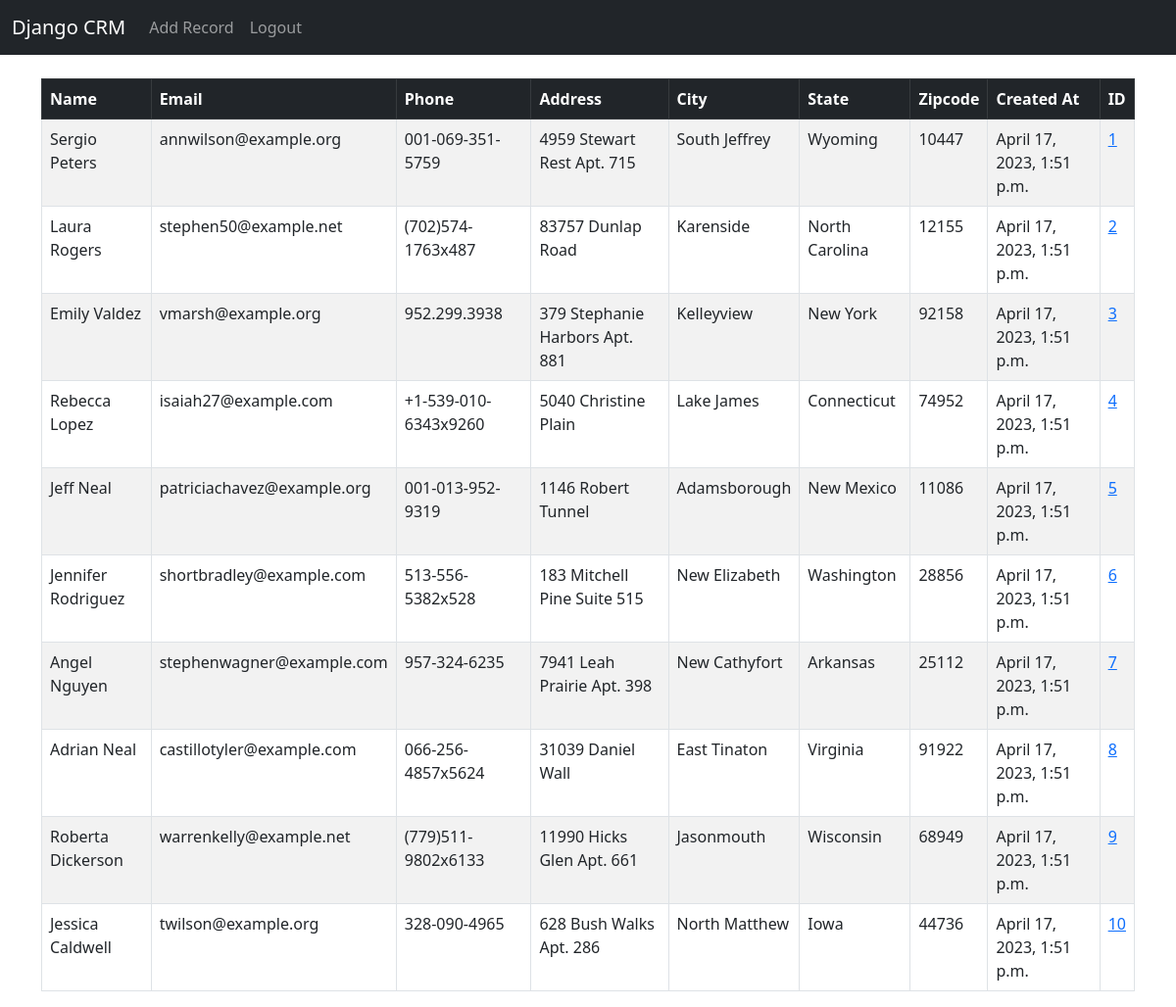
The app's page / (signed in) with its own data.
### website/models.py (models this page shows, shortened)
class Record(models.Model):
	created_at = models.DateTimeField(auto_now_add=True)
	first_name = models.CharField(max_length=50)
	last_name =  models.CharField(max_length=50)
	email =  models.CharField(max_length=100)
	phone = models.CharField(max_length=15)
	address =  models.CharField(max_length=100)
	city =  models.CharField(max_length=50)
	state =  models.CharField(max_length=50)
	zipcode =  models.CharField(max_length=20)

### website/views.py (the view)
# urls.py: path('', views.home, name='home'),
def home(request):
	records = Record.objects.all()
	if request.method == 'POST':
		username = request.POST['username']
		password = request.POST['password']
		user = authenticate(request, username=username, password=password)
		if user is not None:
			login(request, user)
			messages.success(request, "You Have Been Logged In!")
			return redirect('home')
		else:
			messages.success(request, "There Was An Error Logging In, Please Try Again...")
			return redirect('home')
	else:
		return render(request, 'home.html', {'records':records})

### website/templates/home.html (shortened to what this page needs)
{% extends 'base.html' %}
{% block content %}
{% if user.is_authenticated %}
<table class="table table-striped table-hover table-bordered">
  <thead class="table-dark">
    <tr>
      <th scope="col">Name</th>
      <th scope="col">Email</th>
      <th scope="col">Phone</th>
      <th scope="col">Address</th>
      <th scope="col">City</th>
      <th scope="col">State</th>
      <th scope="col">Zipcode</th>
      <th scope="col">Created At</th>
      <th scope="col">ID</th>
    </tr>
  </thead>
  <tbody>
{% if records %}
	{% for record in records %}
		<tr>
			<td>{{ record.first_name }} {{ record.last_name }}</td>
			<td>{{ record.email }}</td>
			<td>{{ record.phone }}</td>
			<td>{{ record.address }}</td>
			<td>{{ record.city }}</td>
			<td>{{ record.state }}</td>
			<td>{{ record.zipcode }}</td>
			<td>{{ record.created_at }}</td>
			<td><a href="{% url 'record' record.id %}">{{ record.id }}</a></td>
		</tr>
	{% endfor %}
{% endif %}
	  </tbody>
	</table>
{% endif %}
{% endblock %}

### website/templates/base.html (shortened to what this page needs)
<!doctype html>
<html lang="en">
  <head>
    <link href="https://cdn.jsdelivr.net/npm/bootstrap@5.3.0-alpha1/dist/css/bootstrap.min.css" rel="stylesheet">
  </head>
  <body>
    {% include 'navbar.html' %}
    <div class="container">
      <br/>
      {% block content %}
      {% endblock%}
    </div>
  </body>
</html>

### website/templates/navbar.html (shortened to what this page needs)
<nav class="navbar navbar-expand-lg navbar-dark bg-dark">
  <div class="container-fluid">
    <a class="navbar-brand" href="{% url 'home' %}">Django CRM</a>
    <div class="collapse navbar-collapse" id="navbarSupportedContent">
      <ul class="navbar-nav me-auto mb-2 mb-lg-0">
        {% if user.is_authenticated %}
        <li class="nav-item">
          <a class="nav-link" href="{% url 'add_record' %}">Add Record</a>
        </li>
        <li class="nav-item">
          <a class="nav-link" href="{% url 'logout' %}">Logout</a>
        </li>
        {% endif %}
      </ul>
    </div>
  </div>
</nav>

### records on screen
Record: first_name "Sergio", last_name "Peters", email "annwilson@example.org", phone "001-069-351-5759", address "4959 Stewart Rest Apt. 715", city "South Jeffrey", state "Wyoming", zipcode "10447", created_at "April 17, 2023, 1:51 p.m.", id "1"
Record: first_name "Laura", last_name "Rogers", email "stephen50@example.net", phone "(702)574-1763x487", address "83757 Dunlap Road", city "Karenside", state "North Carolina", zipcode "12155", created_at "April 17, 2023, 1:51 p.m.", id "2"
Record: first_name "Emily", last_name "Valdez", email "vmarsh@example.org", phone "952.299.3938", address "379 Stephanie Harbors Apt. 881", city "Kelleyview", state "New York", zipcode "92158", created_at "April 17, 2023, 1:51 p.m.", id "3"
Record: first_name "Rebecca", last_name "Lopez", email "isaiah27@example.com", phone "+1-539-010-6343x9260", address "5040 Christine Plain", city "Lake James", state "Connecticut", zipcode "74952", created_at "April 17, 2023, 1:51 p.m.", id "4"
Record: first_name "Jeff", last_name "Neal", email "patriciachavez@example.org", phone "001-013-952-9319", address "1146 Robert Tunnel", city "Adamsborough", state "New Mexico", zipcode "11086", created_at "April 17, 2023, 1:51 p.m.", id "5"
Record: first_name "Jennifer", last_name "Rodriguez", email "shortbradley@example.com", phone "513-556-5382x528", address "183 Mitchell Pine Suite 515", city "New Elizabeth", state "Washington", zipcode "28856", created_at "April 17, 2023, 1:51 p.m.", id "6"
Record: first_name "Angel", last_name "Nguyen", email "stephenwagner@example.com", phone "957-324-6235", address "7941 Leah Prairie Apt. 398", city "New Cathyfort", state "Arkansas", zipcode "25112", created_at "April 17, 2023, 1:51 p.m.", id "7"
Record: first_name "Adrian", last_name "Neal", email "castillotyler@example.com", phone "066-256-4857x5624", address "31039 Daniel Wall", city "East Tinaton", state "Virginia", zipcode "91922", created_at "April 17, 2023, 1:51 p.m.", id "8"
Record: first_name "Roberta", last_name "Dickerson", email "warrenkelly@example.net", phone "(779)511-9802x6133", address "11990 Hicks Glen Apt. 661", city "Jasonmouth", state "Wisconsin", zipcode "68949", created_at "April 17, 2023, 1:51 p.m.", id "9"
Record: first_name "Jessica", last_name "Caldwell", email "twilson@example.org", phone "328-090-4965", address "628 Bush Walks Apt. 286", city "North Matthew", state "Iowa", zipcode "44736", created_at "April 17, 2023, 1:51 p.m.", id "10"
